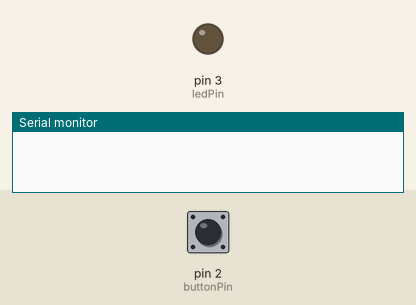
The sketch below on a simulated Arduino Uno, built with avr-gcc and run on an emulated ATmega328P. Shown: output pins drawn as LEDs (lit = HIGH), the last lines printed to the serial monitor. Dashed ring = blinking. The inputs (shaded band) are chosen by the test bench; at power-on: pin 2 (buttonPin) LOW.

Above: at 1.2 s.
1.3 s: pin 2 (buttonPin) pulled HIGH for 0.15 s
At 2.2 s:
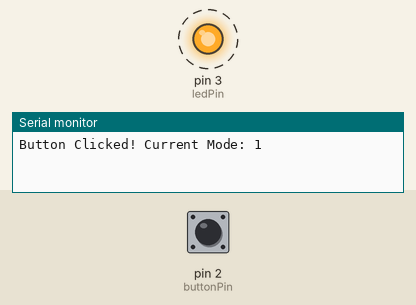
Timing chart, 0 to 10.4 s (numbered marks = the images above; inputs shaded):
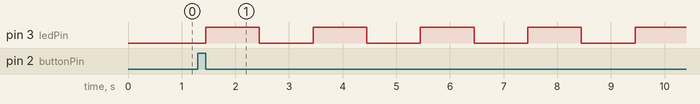

The sketch:

CodingPractice_HW.ino
```cpp
const int buttonPin = 2; // Button connected to digital pin 2
const int ledPin = 3;    // LED connected to digital pin 3

int buttonState = 0;
bool buttonPressed = false;

// Mode State:
// 0: Steady lighting (衡亮) -> LOW = ON
// 1: Slow blink (慢閃爍 - 1000ms)
// 2: Medium blink (不快不慢的閃爍 - 500ms)
// 3: Fast blink (快閃爍 - 200ms)
int currentMode = 0;

unsigned long blinkTimer = 0;
bool blinkOn = true;

void setup() {
  pinMode(buttonPin, INPUT);
  pinMode(ledPin, OUTPUT);
  Serial.begin(9600);
}

void loop() {
  checkButton();
  updateLEDState();
}

void checkButton() {
  buttonState = digitalRead(buttonPin);

  if (buttonState == HIGH && !buttonPressed) {
    buttonPressed = true;
  }

  if (buttonState == LOW && buttonPressed) {
    currentMode = (currentMode + 1) % 4;

    Serial.print("Button Clicked! Current Mode: ");
    Serial.println(currentMode);

    buttonPressed = false;
  }
}

void updateLEDState() {
  unsigned long currentTime = millis();

  if (currentMode == 0) {
    // 1. Initial State: Steady lighting (LOW turns it ON)
    digitalWrite(ledPin, LOW);
  }
  else if (currentMode == 1) {
    // 2. Slow blink (1000ms interval)
    if (currentTime - blinkTimer >= 1000) {
      blinkTimer = currentTime;
      blinkOn = !blinkOn;
    }
    digitalWrite(ledPin, blinkOn ? LOW : HIGH);
  }
  else if (currentMode == 2) {
    // 3. Medium blink (500ms interval)
    if (currentTime - blinkTimer >= 500) {
      blinkTimer = currentTime;
      blinkOn = !blinkOn;
    }
    digitalWrite(ledPin, blinkOn ? LOW : HIGH);
  }
  else if (currentMode == 3) {
    // 4. Fast blink (200ms interval)
    if (currentTime - blinkTimer >= 200) {
      blinkTimer = currentTime;
      blinkOn = !blinkOn;
    }
    digitalWrite(ledPin, blinkOn ? LOW : HIGH);
  }
}
```

Measured:
- after the input at 1.3 s, pin 3 (ledPin): alternates HIGH for 1.0 s and LOW for 1.0 s, starting after 0.15 s
